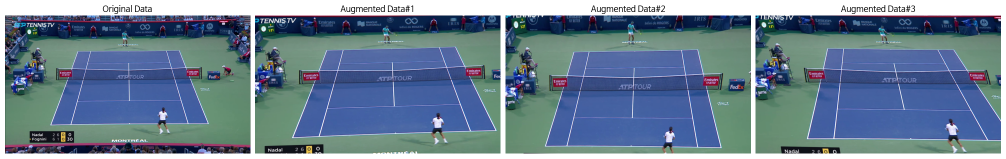
#> input picture assets/tennis_data_augmentation.png, 2011 x 317 px (shown at 1/2 size)
$ python -i classical.py   (imports and definitions only)   (older library calls are emulated)
#> lines starting #> are read from the running program, lines starting #| are printed output that depends on the picture; after the words box and inside, x2 and y2 are one past the last pixel; in counts of white or black regions, pixels touching at a corner belong together
"""Classical (non-learning) Court Detector.

Court-model fitting in the spirit of Farin et al., "Robust Camera Calibration
for Sport Videos using Court Models", 2004.

1. Detect white line pixels with a local contrast test.
2. Detect straight lines (Hough) and split them into horizontal / vertical families.
3. Hypothesize homographies from 2 horizontal + 2 vertical line pairs and score
   each by how well the projected court model overlaps the line pixels.
4. Refine the best homographies by fitting lines to nearby line pixels.
"""

import cv2
import numpy as np

# Court model in the same coordinates as WORLD_COURT_POINTS (~1 cm / pixel).
MODEL_HORIZONTAL = np.array([561, 1110, 2386, 2935], dtype=np.float64)  # baselines, service lines
MODEL_VERTICAL = np.array([286, 423, 832, 1242, 1379], dtype=np.float64)  # sidelines, center line
X_LEFT, X_RIGHT, X_INNER_L, X_INNER_R, X_CENTER = 286, 1379, 423, 1242, 832
Y_TOP, Y_BOTTOM, Y_SERVICE_T, Y_SERVICE_B = 561, 2935, 1110, 2386

# Painted segments of the court: ((x1, y1), (x2, y2)).
MODEL_SEGMENTS = [
    ((X_LEFT, Y_TOP), (X_RIGHT, Y_TOP)),
    ((X_LEFT, Y_BOTTOM), (X_RIGHT, Y_BOTTOM)),
    ((X_INNER_L, Y_SERVICE_T), (X_INNER_R, Y_SERVICE_T)),
    ((X_INNER_L, Y_SERVICE_B), (X_INNER_R, Y_SERVICE_B)),
    ((X_LEFT, Y_TOP), (X_LEFT, Y_BOTTOM)),
    ((X_RIGHT, Y_TOP), (X_RIGHT, Y_BOTTOM)),
    ((X_INNER_L, Y_TOP), (X_INNER_L, Y_BOTTOM)),
    ((X_INNER_R, Y_TOP), (X_INNER_R, Y_BOTTOM)),
    ((X_CENTER, Y_SERVICE_T), (X_CENTER, Y_SERVICE_B)),
]
# Extensions of the painted segments where no line should exist. Image lines that run
# through these (net tape, ad boards, ...) are not court lines. A gap is left near the
# segment ends for the perpendicular lines.
GAP, EXT = 40, 150
X_ALLEY_L, X_ALLEY_R = (X_LEFT + GAP, X_INNER_L - GAP), (X_INNER_R + GAP, X_RIGHT - GAP)
EMPTY_SEGMENTS = [
    # baselines beyond the doubles sidelines
    ((X_LEFT - GAP, Y_TOP), (X_LEFT - EXT, Y_TOP)),
    ((X_RIGHT + GAP, Y_TOP), (X_RIGHT + EXT, Y_TOP)),
    ((X_LEFT - GAP, Y_BOTTOM), (X_LEFT - EXT, Y_BOTTOM)),
    ((X_RIGHT + GAP, Y_BOTTOM), (X_RIGHT + EXT, Y_BOTTOM)),
    # service lines through the alleys
    ((X_ALLEY_L[0], Y_SERVICE_T), (X_ALLEY_L[1], Y_SERVICE_T)),
    ((X_ALLEY_R[0], Y_SERVICE_T), (X_ALLEY_R[1], Y_SERVICE_T)),
    ((X_ALLEY_L[0], Y_SERVICE_B), (X_ALLEY_L[1], Y_SERVICE_B)),
    ((X_ALLEY_R[0], Y_SERVICE_B), (X_ALLEY_R[1], Y_SERVICE_B)),
    # center service line beyond the service lines
    ((X_CENTER, Y_SERVICE_T - GAP), (X_CENTER, Y_SERVICE_T - EXT * 2)),
    ((X_CENTER, Y_SERVICE_B + GAP), (X_CENTER, Y_SERVICE_B + EXT * 2)),
    # sidelines beyond the baselines
    *[((x, Y_TOP - GAP), (x, Y_TOP - EXT)) for x in (X_LEFT, X_RIGHT, X_INNER_L, X_INNER_R)],
    *[((x, Y_BOTTOM + GAP), (x, Y_BOTTOM + EXT)) for x in (X_LEFT, X_RIGHT, X_INNER_L, X_INNER_R)],
]

# Each segment as an infinite line: ('h', y) or ('v', x).
SEGMENT_LINES = [('h', Y_TOP), ('h', Y_BOTTOM), ('h', Y_SERVICE_T), ('h', Y_SERVICE_B),
                 ('v', X_LEFT), ('v', X_RIGHT), ('v', X_INNER_L), ('v', X_INNER_R), ('v', X_CENTER)]

# Same order as WORLD_COURT_POINTS in postprocessor.py.
MODEL_KEYPOINTS = np.array([
    (286, 561), (1379, 561), (286, 2935), (1379, 2935),
    (423, 561), (423, 2935), (1242, 561), (1242, 2935),
    (423, 1110), (1242, 1110), (423, 2386), (1242, 2386),
    (832, 1110), (832, 2386),
], dtype=np.float64)


def sample_segments(segments, step):
    """Sample points along model segments every `step` model pixels."""
    points, owners = [], []
    for i, ((x1, y1), (x2, y2)) in enumerate(segments):
        n = max(2, int(np.hypot(x2 - x1, y2 - y1) / step) + 1)
        t = np.linspace(0, 1, n)
        points.append(np.stack([x1 + (x2 - x1) * t, y1 + (y2 - y1) * t], axis=1))
        owners.append(np.full(n, i))
    return np.concatenate(points), np.concatenate(owners)


def project(H, points):
    """Project Nx2 points with a 3x3 (or Bx3x3) homography."""
    ph = np.concatenate([points, np.ones((len(points), 1))], axis=1)
    out = ph @ np.swapaxes(H, -1, -2)
    w = out[..., 2:3]
    return out[..., :2] / np.where(np.abs(w) < 1e-9, 1e-9, w), w[..., 0]


def homographies_from_points(src, dst):
    """Batched DLT with h33 = 1.

    src, dst: B x 4 x 2
    Returns B x 3 x 3 and a validity mask.
    """
    B = src.shape[0]
    A = np.zeros((B, 8, 8))
    b = np.zeros((B, 8))
    x, y = src[..., 0], src[..., 1]
    u, v = dst[..., 0], dst[..., 1]
    A[:, 0::2, 0] = x
    A[:, 0::2, 1] = y
    A[:, 0::2, 2] = 1
    A[:, 0::2, 6] = -x * u
    A[:, 0::2, 7] = -y * u
    A[:, 1::2, 3] = x
    A[:, 1::2, 4] = y
    A[:, 1::2, 5] = 1
    A[:, 1::2, 6] = -x * v
    A[:, 1::2, 7] = -y * v
    b[:, 0::2] = u
    b[:, 1::2] = v
    valid = np.abs(np.linalg.det(A)) > 1e-12
    A[~valid] = np.eye(8)
    h = np.linalg.solve(A, b[..., None])[..., 0]
    H = np.concatenate([h, np.ones((B, 1))], axis=1).reshape(B, 3, 3)
    return H, valid


def camera_from_homographies(H, img_size):
    """Recover the focal length and camera center from court homographies (batched).

    Assumes square pixels, no skew and the principal point at the image center,
    so that H ~ K [r1 r2 t] with K = diag(f, f, 1).
    Returns f (B, nan when no real solution) and camera centers (B x 3, model units).
    The model z axis points into the ground, so a camera above the court has z < 0.
    """
    H = np.asarray(H, dtype=np.float64).reshape(-1, 3, 3)
    h, w = img_size
    T = np.array([[1, 0, -w / 2], [0, 1, -h / 2], [0, 0, 1.0]])
    Hc = T @ H
    a1, b1, c1 = Hc[:, 0, 0], Hc[:, 1, 0], Hc[:, 2, 0]
    a2, b2, c2 = Hc[:, 0, 1], Hc[:, 1, 1], Hc[:, 2, 1]

    # r1 . r2 = 0 and |r1| = |r2| are linear in 1 / f^2; solve them in least squares
    A = np.stack([a1 * a2 + b1 * b2, a1 ** 2 + b1 ** 2 - a2 ** 2 - b2 ** 2], axis=1)
    B = np.stack([c1 * c2, c1 ** 2 - c2 ** 2], axis=1)
    inv_f2 = -(A * B).sum(1) / np.maximum((A * A).sum(1), 1e-30)
    f = np.where(inv_f2 > 0, 1 / np.sqrt(np.abs(inv_f2) + 1e-30), np.nan)

    M = Hc.copy()
    M[:, :2, :] /= f[:, None, None]
    scale = 2 / (np.linalg.norm(M[:, :, 0], axis=1) + np.linalg.norm(M[:, :, 1], axis=1))
    M *= (scale * np.sign(M[:, 2, 2]))[:, None, None]  # the court is in front of the camera
    r1, r2, t = M[:, :, 0], M[:, :, 1], M[:, :, 2]
    R = np.stack([r1, r2, np.cross(r1, r2)], axis=2)
    center = -np.einsum('bji,bj->bi', R, t)
    return f, center


def intersect(l0, l1):
    """Intersection of lines in homogeneous form (a, b, c): ax + by + c = 0."""
    p = np.cross(l0, l1)
    return p[..., :2] / p[..., 2:3]


class ClassicalCourtDetector:
    """Detect 14 court keypoints without learning."""

    def __init__(self,
                 line_tau=(8, 4),
                 line_min_brightness=40,
                 line_min_contrast=8,
                 line_rel_contrast=0.15,
                 coherence_sigma=3.0,
                 min_coherence=0.5,
                 hough_threshold=50,
                 min_line_length=60,
                 max_line_gap=15,
                 max_lines=15,
                 score_tolerance=3,
                 refine_band=8,
                 refine_iters=3,
                 top_k=10,
                 empty_penalty=1.0,
                 focal_range=(0.5, 6.0),
                 camera_height_range=(150, 3000)):
        """Init.

        - line_tau: (horizontal, vertical) offset of the local contrast test.
          Should be larger than the line width in pixels.
        - line_min_brightness / line_min_contrast: thresholds of the contrast test.
        - line_rel_contrast: contrast threshold relative to the neighbor brightness.
        - coherence_sigma / min_coherence: structure tensor filter that keeps linear structures.
        - max_lines: number of candidate lines kept per family.
        - score_tolerance: pixel tolerance when scoring a homography.
        - refine_band: half width of the search band when refining lines.
        - focal_range: allowed focal length in units of the image width. None disables the camera filter.
        - camera_height_range: allowed camera height in model units (~cm).
        - empty_penalty: penalty for line pixels on EMPTY_SEGMENTS (e.g. net tape matched as a baseline).
        """
        self.line_tau = line_tau
        self.line_min_brightness = line_min_brightness
        self.line_min_contrast = line_min_contrast
        self.line_rel_contrast = line_rel_contrast
        self.coherence_sigma = coherence_sigma
        self.min_coherence = min_coherence
        self.hough_threshold = hough_threshold
        self.min_line_length = min_line_length
        self.max_line_gap = max_line_gap
        self.max_lines = max_lines
        self.score_tolerance = score_tolerance
        self.refine_band = refine_band
        self.refine_iters = refine_iters
        self.top_k = top_k
        self.empty_penalty = empty_penalty
        self.focal_range = focal_range
        self.camera_height_range = camera_height_range

        self.coarse_points, self.coarse_owners = sample_segments(MODEL_SEGMENTS, step=40)
        self.fine_points, self.fine_owners = sample_segments(MODEL_SEGMENTS, step=10)
        self.coarse_empty_points, _ = sample_segments(EMPTY_SEGMENTS, step=20)
        self.fine_empty_points, _ = sample_segments(EMPTY_SEGMENTS, step=10)
        self.matrix = None
        self.score = 0.0

    def detect_line_pixels(self, img):
        """Binary mask of white line pixels.

        A pixel belongs to a line when it is bright and the pixels at distance tau
        on both sides (horizontally or vertically) are darker. The contrast threshold
        is relative to the neighbors so that lines in shadow are kept.

        img: RGB numpy image (h, w, 3)
        """
        gray = cv2.cvtColor(img, cv2.COLOR_RGB2GRAY).astype(np.int16)
        tx, ty = self.line_tau
        c = self.line_min_contrast
        r = self.line_rel_contrast

        def darker_both_sides(axis, tau):
            fwd = np.roll(gray, tau, axis=axis)
            bwd = np.roll(gray, -tau, axis=axis)
            return (gray - fwd > np.maximum(c, r * fwd)) & (gray - bwd > np.maximum(c, r * bwd))

        mask = (gray > self.line_min_brightness) & (darker_both_sides(1, tx) | darker_both_sides(0, ty))

        # keep only locally linear structures (rejects crowd, text and textures)
        g = gray.astype(np.float32)
        gx = cv2.Sobel(g, cv2.CV_32F, 1, 0, ksize=3)
        gy = cv2.Sobel(g, cv2.CV_32F, 0, 1, ksize=3)
        sigma = self.coherence_sigma
        jxx = cv2.GaussianBlur(gx * gx, (0, 0), sigma)
        jyy = cv2.GaussianBlur(gy * gy, (0, 0), sigma)
        jxy = cv2.GaussianBlur(gx * gy, (0, 0), sigma)
        coherence = ((jxx - jyy) ** 2 + 4 * jxy ** 2) / ((jxx + jyy) ** 2 + 1e-6)
        mask &= coherence > self.min_coherence
        return mask.astype(np.uint8) * 255

    def detect_lines(self, mask):
        """Detect candidate lines and split them into horizontal / vertical families.

        Returns two arrays of homogeneous lines (N x 3), normalized so that a^2 + b^2 = 1.
        """
        segs = cv2.HoughLinesP(mask, 1, np.pi / 180, self.hough_threshold,
                               minLineLength=self.min_line_length, maxLineGap=self.max_line_gap)
        if segs is None:
            return np.zeros((0, 3)), np.zeros((0, 3))
        segs = segs.reshape(-1, 4).astype(np.float64)

        # merge collinear segments
        clusters = []
        for seg in sorted(segs, key=lambda s: -np.hypot(s[2] - s[0], s[3] - s[1])):
            line = self.segment_to_line(seg)
            length = np.hypot(seg[2] - seg[0], seg[3] - seg[1])
            for cluster in clusters:
                ref = cluster['line']
                mid0 = seg[:2]
                mid1 = seg[2:]
                if abs(ref[:2] @ line[:2]) > np.cos(np.radians(2)) \
                        and abs(ref @ [*mid0, 1]) < 6 and abs(ref @ [*mid1, 1]) < 6:
                    cluster['segs'].append(seg)
                    cluster['length'] += length
                    break
            else:
                clusters.append({'line': line, 'segs': [seg], 'length': length})

        lines = []
        for cluster in clusters:
            pts = np.concatenate([s.reshape(2, 2) for s in cluster['segs']])
            line = self.fit_line(pts) if len(cluster['segs']) > 1 else cluster['line']
            lines.append((line, cluster['length']))

        horizontal, vertical = [], []
        for line, length in lines:
            # normal (a, b): a horizontal line has |b| ~ 1
            angle = np.degrees(np.arctan2(abs(line[0]), abs(line[1])))  # 0 = horizontal
            if angle < 20:
                horizontal.append((line, length))
            elif angle > 25:
                vertical.append((line, length))

        def top(lst):
            lst = sorted(lst, key=lambda t: -t[1])[:self.max_lines]
            return np.array([t[0] for t in lst]).reshape(-1, 3)

        return top(horizontal), top(vertical)

    @staticmethod
    def segment_to_line(seg):
        """Homogeneous normalized line through a segment."""
        x1, y1, x2, y2 = seg
        line = np.cross([x1, y1, 1.0], [x2, y2, 1.0])
        return line / np.hypot(line[0], line[1])

    @staticmethod
    def fit_line(points, weights=None):
        """Total least squares line fit. Returns a normalized homogeneous line."""
        points = np.asarray(points, dtype=np.float64)
        if weights is None:
            weights = np.ones(len(points))
        mean = (points * weights[:, None]).sum(0) / weights.sum()
        centered = (points - mean) * np.sqrt(weights[:, None])
        _, _, vt = np.linalg.svd(centered, full_matrices=False)
        normal = vt[-1]
        return np.array([normal[0], normal[1], -normal @ mean])

    def hypothesize(self, horizontal, vertical, img_size):
        """All homographies from 2 horizontal + 2 vertical line correspondences."""
        h, w = img_size
        if len(horizontal) < 2 or len(vertical) < 2:
            return np.zeros((0, 3, 3))

        # order image lines: horizontal by y at the image center, vertical by x at the image center
        cx, cy = w / 2, h / 2
        hy = -(horizontal[:, 0] * cx + horizontal[:, 2]) / horizontal[:, 1]
        vx = -(vertical[:, 1] * cy + vertical[:, 2]) / vertical[:, 0]
        horizontal = horizontal[np.argsort(hy)]
        vertical = vertical[np.argsort(vx)]

        hi, hj = np.triu_indices(len(horizontal), 1)
        vi, vj = np.triu_indices(len(vertical), 1)
        mhi, mhj = np.triu_indices(len(MODEL_HORIZONTAL), 1)
        mvi, mvj = np.triu_indices(len(MODEL_VERTICAL), 1)
        # model vertical lines must be ordered left-to-right
        order = np.argsort(MODEL_VERTICAL)
        mv_sorted = MODEL_VERTICAL[order]

        # image intersections for every (h pair, v pair)
        H0, H1 = horizontal[hi], horizontal[hj]
        V0, V1 = vertical[vi], vertical[vj]
        img_pts = np.stack([
            intersect(H0[:, None], V0[None]),
            intersect(H0[:, None], V1[None]),
            intersect(H1[:, None], V0[None]),
            intersect(H1[:, None], V1[None]),
        ], axis=2)  # Ph x Pv x 4 x 2

        my0, my1 = MODEL_HORIZONTAL[mhi], MODEL_HORIZONTAL[mhj]
        mx0, mx1 = mv_sorted[mvi], mv_sorted[mvj]
        model_pts = np.stack([
            np.stack(np.broadcast_arrays(mx0[None], my0[:, None]), -1),
            np.stack(np.broadcast_arrays(mx1[None], my0[:, None]), -1),
            np.stack(np.broadcast_arrays(mx0[None], my1[:, None]), -1),
            np.stack(np.broadcast_arrays(mx1[None], my1[:, None]), -1),
        ], axis=2)  # Mh x Mv x 4 x 2

        Ph, Pv = img_pts.shape[:2]
        Mh, Mv = model_pts.shape[:2]
        src = np.broadcast_to(model_pts[None, :, None, :], (Ph, Mh, Pv, Mv, 4, 2)).reshape(-1, 4, 2)
        dst = np.broadcast_to(img_pts[:, None, :, None], (Ph, Mh, Pv, Mv, 4, 2)).reshape(-1, 4, 2)
        finite = np.isfinite(dst).all(axis=(1, 2)) & (np.abs(dst) < 1e5).all(axis=(1, 2))
        H, valid = homographies_from_points(src[finite], dst[finite])
        return H[valid]

    def plausible(self, H, img_size):
        """Reject degenerate homographies."""
        h, w = img_size
        corners = MODEL_KEYPOINTS[:4]  # TL, TR, BL, BR
        proj, depth = project(H, corners)
        ok = (depth > 0).all(axis=1)
        tl, tr, bl, br = proj[:, 0], proj[:, 1], proj[:, 2], proj[:, 3]
        # broadcast view: far baseline above near baseline, left of right, near baseline wider
        ok &= (tl[:, 0] < tr[:, 0]) & (bl[:, 0] < br[:, 0])
        ok &= (tl[:, 1] < bl[:, 1]) & (tr[:, 1] < br[:, 1])
        far_w = tr[:, 0] - tl[:, 0]
        near_w = br[:, 0] - bl[:, 0]
        ok &= (near_w >= far_w * 0.95) & (near_w < far_w * 4)
        ok &= (far_w > w * 0.1) & (near_w < w * 4)
        ok &= (bl[:, 1] - tl[:, 1] > h * 0.15)

        # physically plausible broadcast camera (about twice the range seen in the dataset)
        if self.focal_range is None:
            return ok
        f, center = camera_from_homographies(H, img_size)
        f_min, f_max = self.focal_range
        z_min, z_max = self.camera_height_range
        ok &= (f > f_min * w) & (f < f_max * w)
        ok &= (-center[:, 2] > z_min) & (-center[:, 2] < z_max)
        ok &= center[:, 1] > Y_BOTTOM
        return ok

    def score_homographies(self, H, dist_map, points, empty_points=None, chunk=20000):
        """Score = hits on line pixels - penalty for misses - penalty for lines where none should be.

        points: samples on painted model segments
        empty_points: samples on model regions where no line should exist
        """
        h, w = dist_map.shape
        num_points = len(points)
        if empty_points is not None:
            points = np.concatenate([points, empty_points])
        scores = np.empty(len(H))
        for s in range(0, len(H), chunk):
            proj, _ = project(H[s:s + chunk], points)
            x = np.round(proj[..., 0]).astype(np.int64)
            y = np.round(proj[..., 1]).astype(np.int64)
            inside = (x >= 0) & (x < w) & (y >= 0) & (y < h)
            d = np.full(x.shape, np.inf)
            d[inside] = dist_map[y[inside], x[inside]]
            hit = d <= self.score_tolerance
            miss = inside & ~hit
            scores[s:s + chunk] = hit[:, :num_points].sum(1) - 0.5 * miss[:, :num_points].sum(1) \
                - self.empty_penalty * hit[:, num_points:].sum(1)
        return scores

    def refine(self, H, mask_points, img_size):
        """Refine a homography by re-fitting each model line to nearby line pixels."""
        h, w = img_size
        for _ in range(self.refine_iters):
            fitted = {}
            for i, segment in enumerate(MODEL_SEGMENTS):
                seg = np.array(segment, dtype=np.float64)
                (p0, p1), _ = project(H, seg)
                if not np.all(np.isfinite([p0, p1])):
                    continue
                line = self.segment_to_line([*p0, *p1])
                d = mask_points @ line[:2] + line[2]
                # restrict to the segment extent
                direction = (p1 - p0) / max(np.linalg.norm(p1 - p0), 1e-9)
                t = (mask_points - p0) @ direction
                near = (np.abs(d) < self.refine_band) & (t > 0) & (t < np.linalg.norm(p1 - p0))
                if near.sum() < 30:
                    continue
                pts = mask_points[near]
                # robust: a second pass around the first fit
                fit = self.fit_line(pts)
                pts = pts[np.abs(pts @ fit[:2] + fit[2]) < 2.5]
                if len(pts) < 20:
                    continue
                fitted[i] = self.fit_line(pts)

            # intersections of fitted horizontal and vertical lines
            src, dst = [], []
            h_ids = [i for i in fitted if SEGMENT_LINES[i][0] == 'h']
            v_ids = [i for i in fitted if SEGMENT_LINES[i][0] == 'v']
            for i in h_ids:
                for j in v_ids:
                    p = intersect(fitted[i], fitted[j])
                    if np.all(np.isfinite(p)) and np.all(np.abs(p) < 1e5):
                        src.append((SEGMENT_LINES[j][1], SEGMENT_LINES[i][1]))
                        dst.append(p)
            if len(src) < 4 or len(h_ids) < 2 or len(v_ids) < 2:
                break
            H_new, _ = cv2.findHomography(np.array(src, dtype=np.float64),
                                          np.array(dst, dtype=np.float64), 0)
            if H_new is None:
                break
            H = H_new
        return H

    def __call__(self, img):
        """Detect court keypoints.

        img: RGB numpy image (h, w, 3)
        Returns keypoints (14 x 2 list) and scores (14 list).
        Score is 1 for a keypoint inside the image and 0 otherwise (or when detection fails).
        """
        img_size = img.shape[:2]
        h, w = img_size
        mask = self.detect_line_pixels(img)
        horizontal, vertical = self.detect_lines(mask)

        H = self.hypothesize(horizontal, vertical, img_size)
        if len(H):
            H = H[self.plausible(H, img_size)]
        if len(H) == 0:
            self.matrix, self.score = None, 0.0
            return np.zeros((14, 2)).tolist(), [0.0] * 14

        dist_map = cv2.distanceTransform(255 - mask, cv2.DIST_L2, 3)
        scores = self.score_homographies(H, dist_map, self.coarse_points, self.coarse_empty_points)
        top = np.argsort(-scores)[:self.top_k]

        ys, xs = np.nonzero(mask)
        mask_points = np.stack([xs, ys], axis=1).astype(np.float64)
        best_H, best_score = None, -np.inf
        for k in top:
            H_ref = self.refine(H[k], mask_points, img_size)
            score = self.score_homographies(H_ref[None], dist_map, self.fine_points, self.fine_empty_points)[0]
            if score > best_score:
                best_H, best_score = H_ref, score

        self.matrix = best_H
        self.score = best_score / len(self.fine_points)
        keypoints, _ = project(best_H, MODEL_KEYPOINTS)
        inside = (keypoints[:, 0] >= 0) & (keypoints[:, 0] < w) \
            & (keypoints[:, 1] >= 0) & (keypoints[:, 1] < h)
        return keypoints.tolist(), inside.astype(np.float64).tolist()

>>> import cv2
>>> picture = cv2.cvtColor(cv2.imread('../../assets/tennis_data_augmentation.png'), cv2.COLOR_BGR2RGB)
>>> result = ClassicalCourtDetector()(picture)
#> in detect_line_pixels, `gray = cv2.cvtColor(img, cv2.COLOR_RGB2GRAY).astype(np.int16)`:
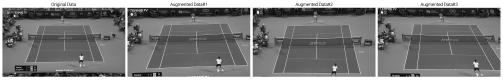
#> gray: shape (317, 2011) int16 (shown at 1/4 size); min 0, max 255, mean 122.6
#> in darker_both_sides, `fwd = np.roll(gray, tau, axis=axis)`:
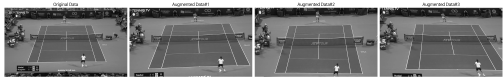
#> fwd: shape (317, 2011) int16 (shown at 1/4 size); min 0, max 255, mean 122.6
#> in darker_both_sides, `bwd = np.roll(gray, -tau, axis=axis)`:
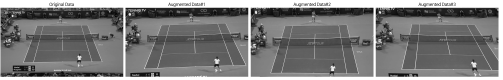
#> bwd: shape (317, 2011) int16 (shown at 1/4 size); min 0, max 255, mean 122.6
#> in darker_both_sides, `return (gray - fwd > np.maximum(c, r * fwd)) & (gray - bwd > np.maximu..`:
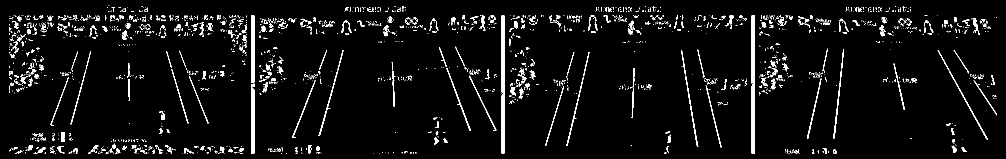
#> returned value: shape (317, 2011) bool (shown at 1/2 size); 4.8% white; 2034 white regions (1751 under 20 px), largest, box (x1, y1, x2, y2) and area: (1503, 31, 1510, 307) 1918, (1003, 31, 1009, 307) 1644, (502, 167, 509, 307) 957
#> (the rest of the program and of its run is left out)
